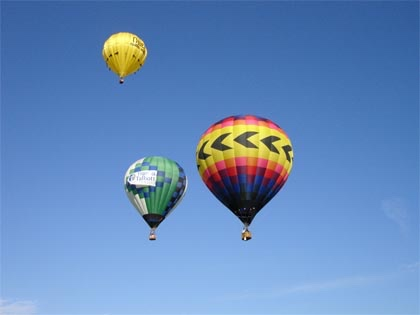
#> input picture img/general/center-feature.jpeg, 420 x 315 px, given in place of g1.jpeg, which was not available
$ python repeat_detector.py
#> lines starting #> are read from the running program, lines starting #| are printed output that depends on the picture; long printed decimals are rounded; pictures that were not available may be replaced by others from this repository, and a replacement may not be noted
### root/vector_similarity.py
from matplotlib import pyplot as plt
import numpy as np
import cv2
import math
from scipy.stats import norm


def euclidean(vec1, vec2):
    result = sum([(xi - yi) ** 2 for xi, yi in zip(vec1, vec2)])
    return math.sqrt(result)


def different(vec1, vec2):
    diff_list = [(xi - yi) ** 2 for xi, yi in zip(vec1, vec2)]
#    print(max(diff_list))
    sort_list = diff_list.copy()
    sort_list.sort(reverse=True)
    indexs = []
    print(diff_list)
    for sort in sort_list:
        print(sort)
        if sort<1.0:
            indexs = None
            break
        indexs.append(diff_list.index(sort))
        if len(indexs)>1:
            break


    print(indexs)

    return sum(diff_list),max(diff_list)

#
# img = cv2.imread('img/2.jpg')
# gray= cv2.cvtColor(img,cv2.COLOR_BGR2GRAY)
# sift = cv2.xfeatures2d.SIFT_create()
# kp, des = sift.detectAndCompute(gray, None)
# #img = cv2.drawKeypoints(gray, kp, img,)
#
#
#
# positionX = []
# positionY = []
# # for point in kp:
# #     temp = point.size
# #     #temp = point.pt[0]
# #     print(temp)
# #     positionX.append(temp)
# #     temp = point.angle
# #     #temp = point.pt[1]
# #     print(temp)
# #     positionY.append(temp)
# height, width, channels = img.shape
#
# des1 = des[2]
# des2 = des[2]
# print(des1)
# print(des2)
# print( euclidean(des1,des2))

### root/repeat_detector.py
from vector_similarity import euclidean,different
from skimage import io
import cv2
from scipy.stats import norm
import scipy.stats as stats
import numpy as np
from matplotlib import pyplot as plt
import math
import csv


def read_img():
    img_urls = []
    f = open('open-images.tsv', 'r', encoding='utf-8')
    rdr = csv.reader(f, delimiter='\t')
    r = list(rdr)
    for r_ele in r:
        if int(str(r_ele[1])) < 500000:
            img_urls.append(str(r_ele[0]))

    return img_urls


def avg_list(lst):
    lst_sum = sum(lst)
    return lst_sum/len(lst)


def norm_list(lst,lengh_max,lengh_min):
    # 정규화
    maxim = lengh_max
    minim = lengh_min

    norm_data = []
    for lst_ele in lst:
        norm_data.append((lst_ele - minim) / (maxim - minim))

    return norm_data

def norm_z(lst,avg,std):
    norm_data = []
    for lst_ele in lst:
        norm_data.append((lst_ele - avg) / std)

    return norm_data

def classify_test_jong(img_name):
#> called with img_name = 'img/g1.jpeg'
    try:
        euclidean_result = []
        sum_data = 0
        des_sum = []
        kp_num = 0


        #step1 이미지 로드
        img = io.imread(img_name)
#> img is the input picture: shape (315, 420, 3); mean R, G, B 101.2, 138.5, 188.8
        w, h = img.shape[:2]
#> w = 315; h = 420


        #step2 이미지 사이즈 조정
        if w > 1000:
            img = cv2.resize(img, None, fx=0.5, fy=0.5, interpolation=cv2.INTER_AREA)
        try:
            w, h, c = img.shape
#> c = 3
            gray = cv2.cvtColor(img, cv2.COLOR_BGR2GRAY)
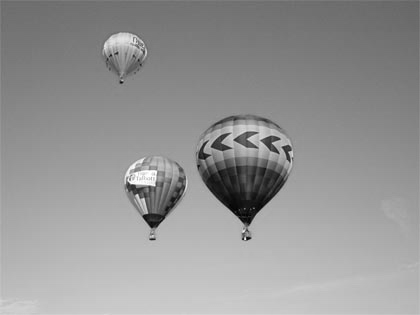
#> gray: shape (315, 420); min 1, max 255, mean 149.3
        except ValueError as e:

            gray = img

        #step3. sift Detector로 keypoint, descriptor vector 추출
        gray = cv2.blur(gray, (3, 3))
        sift = cv2.xfeatures2d.SIFT_create()
        kp, des = sift.detectAndCompute(gray, None)
#> kp = 191 keypoints; strongest (x, y, size): (244, 192, 40.2), (153, 220, 11.3), (248, 238, 2.7), (287, 149, 5)

        kp_num = len(kp)
#> kp_num = 191
        kp_e_list = []
        num_3 = 0
        for kp_e in kp:
            #print(kp_e.size)
            kp_e_list.append(kp_e.size)
            if kp_e.size <2:
                num_3 +=1
#> this loop made 191 passes
#> kp_e on passes 1 to 12: keypoint at (106.1, 37.7), size 4, keypoint at (107.1, 59.4), size 2.2, keypoint at (110.3, 60.8), size 10.8, keypoint at (110.5, 55.3), size 2.1, keypoint at (110.5, 55.3), size 2.1, keypoint at (115, 31.7), size 4.7, keypoint at (116.5, 53.2), size 2.4, keypoint at (116.5, 53.2), size 2.4, keypoint at (117.1, 71.1), size 4.2, keypoint at (117.1, 71.1), size 4.2, keypoint at (121, 82.3), size 2.3, keypoint at (121.8, 41.4), size 15.1
#> after the loop, kp_e_list = 191 values, max 40.25 at index 133, min 1.82 at index 127, mean 4.7; num_3 = 7
#            print(kp_e.size)
        print(num_3)
#| 7
        print(num_3/len(kp))
#| 0.03665
        plt.hist(kp_e_list,bins=len(kp))
        plt.show()
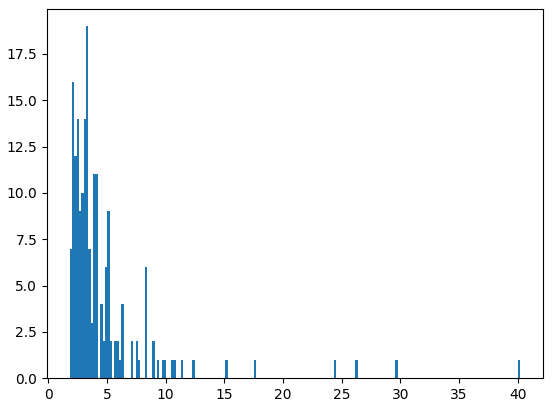
#> figure drawn by matplotlib, 1 panel; tallest bar 19 high, from x = 3.23 to 3.43

        #step4. descritor의 각각 차원마다의 평균 값을 가지는 평균 descriptor 계산
        i = 0
        while i < 128:
            for descriptor in des:
                sum_data = sum_data + descriptor[i]

            sum_data = sum_data / kp_num
            des_sum.append(sum_data)
            sum_data = 0
            i += 1
#> this loop made 128 passes
#> after the loop, des_sum = 128 values, max 91.2 at index 48, min 9.12 at index 99, mean 26.07; i = 128


        #step5. 각각의 keypoint의 descriptor vector와 평균 descripto 간의 유클리디언 거리 계산( 차원수를 1차원으로 감소)
        for descriptor in des:
            euclidean_result.append(euclidean(des_sum, descriptor))
#> this loop made 191 passes
#> result in euclidean on passes 1 to 3: 156465.1, 145970.6, 158502.7
#> after the loop, euclidean_result = 191 values, max 479.5 at index 148, min 325.9 at index 153, mean 383.2


        #step6. histogram의 bins 개수 결정 (존재하는 데이터 범위만큼)
        bins_num = len(euclidean_result)
#> bins_num = 191


        #step7. 1차원으로 감소된 각각의 keypoint들의 descriptor와 avg descriptor 사이의 유클리디언 거리값 -> 리스트를 평균이 0, 표준편차가 1인 z-분포로 정규화
#        euclidean_result = norm_list(euclidean_result, max(euclidean_result), min(euclidean_result))
        sigma = np.std(euclidean_result)
#> sigma = 25.18
        mu = np.mean(euclidean_result)
#> mu = 383.2

        euclidean_result = norm_z(euclidean_result,mu,sigma)
#> the loop in norm_z, `for lst_ele in lst:` made 191 passes
#> lst_ele on passes 1 to 3: 395.6, 382.1, 398.1
#> after the loop in norm_z, `for lst_ele in lst:`: norm_data = 191 values, max 3.82 at index 148, min -2.28 at index 153, mean -1.77e-16
#> euclidean_result has the same summary as norm_data in norm_z

        #step8. bin을 kp개수만큼 가지는 히스토그램 draw, 이때, count값은 density를 이용하여 확률값으로 변환?
        count, bins, ignored = plt.hist(euclidean_result, bins=kp_num, color='red',density=True)
#> count = 191 values, max 0.984 at index 70, min 0 at index 1, mean 0.164; bins = 192 values from -2.28 to 3.82; ignored = 191 items


        #step9.  정규화된 데이터의 표준편차와 평균을 구함
        sigma = np.std(euclidean_result)
#> sigma = 1
        mu = np.mean(euclidean_result)
#> mu = -1.77e-16


        # #                                                             효과 미미step10. histogram의 bins를 0~1 에서 -1 ~ 1 까지로 강제로 늘림
        # # 실제로 data는 0 이하의 영역에서 존재하지 않음
        #
        # bins2 = []
        # for bins_e in bins:
        #     bins2.append(-bins_e)
        # bins2.sort(reverse=False)
        # bins2.extend(bins)

#        plt.show()
        #데이터의 평균과 표준편차를 이용하여

        #step10. data의 평균과 표준편차로 표준 정규분포 N(0,1)를 그림  ->그릴때 사용되는 데이터-> hist의 count값
        plt.plot(bins, 1 / (sigma * np.sqrt(2 * np.pi)) * np.exp(- (bins - mu) ** 2 / (2 * (sigma ** 2))), linewidth=3,
                 color='b')


        #step.11 정규분포 수식에 들어갈 데이터 생성
        bins_new = []
        i = 0
        for bin_e in bins:
            if i<len(bins)-1:
                bins_new.append((bins[i]+bins[i+1])/2)
                i += 1
            else:
                break
#> this loop made 192 passes
#> bin_e on passes 1 to 12: -2.28, -2.24, -2.21, -2.18, -2.15, -2.12, -2.08, -2.05, -2.02, -1.99, -1.96, -1.92
#> after the loop, bins_new = 191 values from -2.26 to 3.81; i = 191

        #step.12 수식에 적용하여 bins 범위에 따른 정규분포 y축 값 리스트를 얻음
        dist_count = 1 / (sigma * np.sqrt(2 * np.pi)) * np.exp(-(bins_new - mu) ** 2 / (2 * sigma ** 2))
#> dist_count = 191 values, max 0.399 at index 71, min 0.000286 at index 190, mean 0.162
        # [9 lines of commented-out code are left out]

        error_avg = different(count, dist_count)
#> in different, `diff_list = [(xi - yi) ** 2 for xi, yi in zip(vec1, vec2)]`: diff_list = 191 values, max 0.358 at index 79, min 3.59e-08 at index 29, mean 0.0278
#> in different, `sort_list = diff_list.copy()`: sort_list has the same summary as diff_list
#> (printed output is left out)
#> the loop in different, `for sort in sort_list:` made 1 pass
#> sort on pass 1: 0.358
#| 0.3582
#| None
#> error_avg = (5.31, 0.358)
        #차이를 모두 더한 후, 루트 (에러의 누적?)
        error_cumu = euclidean(count,dist_count)
#> error_cumu = 2.3
        print(len(dist_count))
#| 191
        print(error_avg)
#| (5.307, 0.3582)
        error_avg = error_avg / len(dist_count)
        error_cumu = 1/(1+error_cumu)

#        plt.title(img_name+"\n"+str(error_avg)+"\n"+str(error_cumu))
        plt.show()
        return error_avg,error_cumu

    except cv2.error as e:
        print("Oops!")
        return 0,0
    except TypeError as e:
        print("Type Oops!")
        return 0,0
    except ZeroDivisionError as e:
        print("norm_error!")
        return 0,0


def list_classify_test(imgs):
    i = 0
    for img in imgs:
        i += 1
        result1, result2 = classify_test_jong(img)
        print(str(i)+"/"+str(len(imgs)))
        if result1 is 0:
            continue

        if result1 > 0.0443:
            print("repeat_img / "+str(result1)+str(result2))
            print(img)
        else:
            if result2 < 0.1:
                print("repeat_img r2 / " + str(result1)+str(result2))
                print(img)
            else:
                print("general_img")
                print(result1)
                print(result2)
                print(img)


repeat_imgs = ['img/r1.jpg','img/r2.jpg','img/r3.jpg','img/r5.png','img/r7.jpg','img/r8.jpg','img/r9.png','img/r10.jpeg','img/r11.jpeg','img/r12.png','img/r13.png','img/r14.jpg','img/r15.jpg','img/r16.jpg','img/r17.jpg','img/r18.png','img/r19.jpg','img/r20.jpg']
general_imgs = ['img/g1.jpeg','img/low8.jpeg','img/low7.jpeg','img/low6.jpeg','img/low5.jpeg','img/g6.png','img/g7.jpeg','img/g8.jpeg','img/g9.jpeg','img/low4.jpeg','img/g11.jpeg','img/g12.jpeg']
#img_url = read_img()
#list_classify_test(['img/r19.jpg'])
#list_classify_test(img_url)
list_classify_test(['img/g1.jpeg'])
#list_classify_test(repeat_imgs)
#list_classify_test(general_imgs)
#list_classify_test(['img/center-feature.jpeg'])
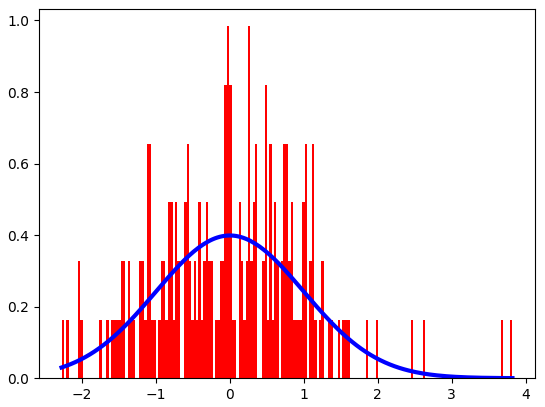
#> figure drawn by matplotlib, 1 panel; curve peaks at x = -0.00936, y = 0.399
